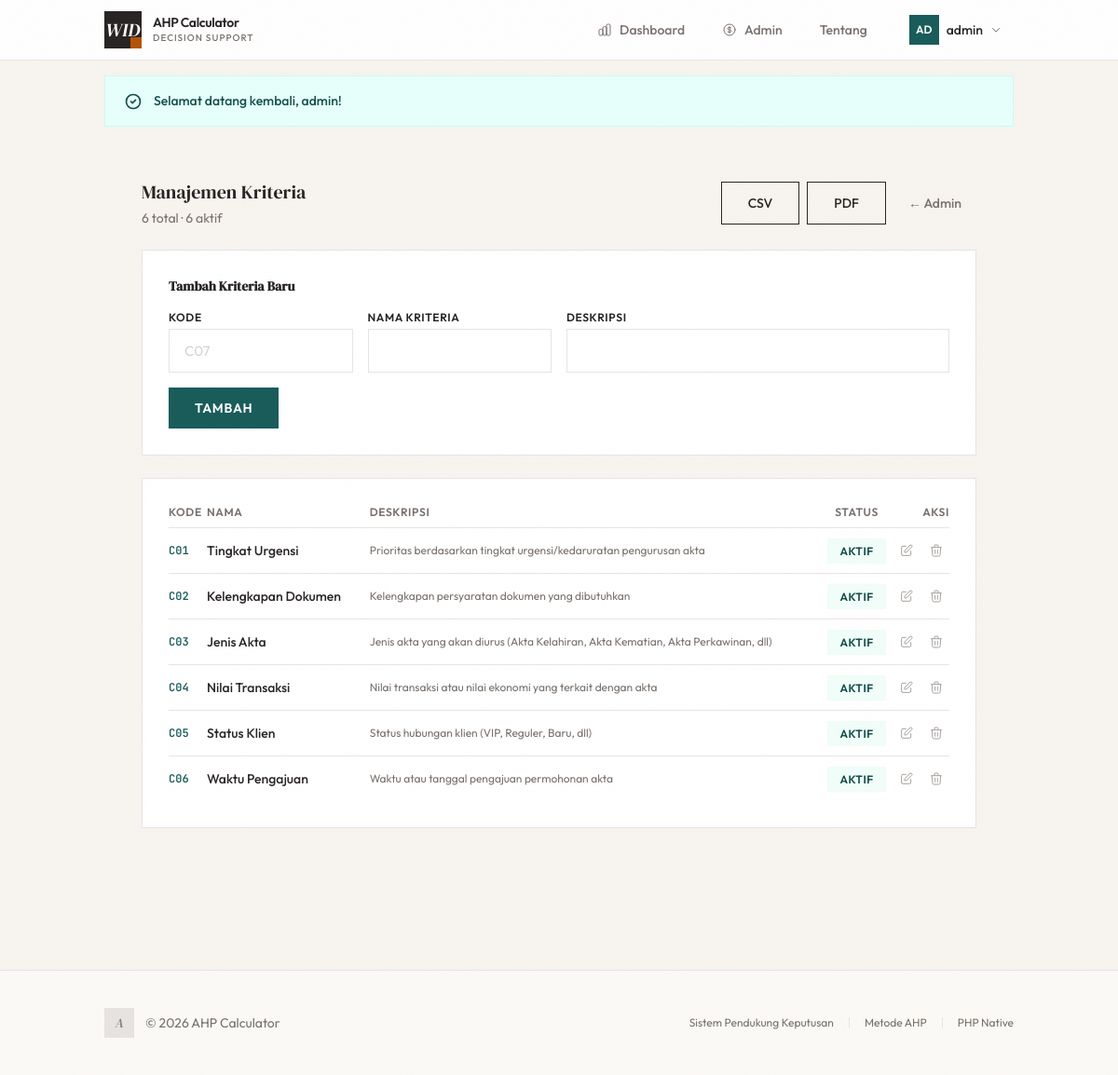
Screenshot of /?page=admin-criteria (signed in) with the database file from the repository.
### tables this page shows
CREATE TABLE `users` (
  `id` int NOT NULL,
  `username` varchar(50) NOT NULL,
  `email` varchar(100) NOT NULL,
  `password_hash` varchar(255) NOT NULL,
  `role` enum('super_admin','user') NOT NULL DEFAULT 'user',
  `is_active` tinyint(1) DEFAULT '1',
  `last_login` timestamp NULL DEFAULT NULL,
  `created_at` timestamp NULL DEFAULT CURRENT_TIMESTAMP,
  `updated_at` timestamp NULL DEFAULT CURRENT_TIMESTAMP ON UPDATE CURRENT_TIMESTAMP
);

CREATE TABLE `criteria` (
  `id` int NOT NULL,
  `code` varchar(10) NOT NULL,
  `name` varchar(100) NOT NULL,
  `description` text,
  `is_active` tinyint(1) DEFAULT '1',
  `created_at` timestamp NULL DEFAULT CURRENT_TIMESTAMP
);

### db_helpers.php (called while the page is built, shortened)
<?php
function isLoggedIn()
{
    return isset($_SESSION["user_id"]) && $_SESSION["user_id"] > 0;
}
function isSuperAdmin()
{
    return isset($_SESSION["user_role"]) &&
        $_SESSION["user_role"] === "super_admin";
}
function getCurrentUser()
{
    $db = Database::getInstance();
    try {
        $user = $db->getRow(
            "SELECT id, username, email, role, is_active, last_login, created_at FROM users WHERE id = ?",
            [$_SESSION["user_id"]],
        );
    } catch (Exception $e) {
        $user = $db->getRow(
            "SELECT id, username, email, created_at FROM users WHERE id = ?",
            [$_SESSION["user_id"]],
        );
        if ($user) {
            $user["role"] = "user";
            $user["is_active"] = 1;
            $user["last_login"] = null;
        }
    }
    return $user;
}
function dbGetAllCriteria()
{
    $db = Database::getInstance();
    return $db->getRows("SELECT * FROM criteria ORDER BY code ASC");
}
function dbGetCriteriaStats()
{
    $db = Database::getInstance();
    return [
        "total" => $db->getValue("SELECT COUNT(*) FROM criteria"),
        "active" => $db->getValue(
            "SELECT COUNT(*) FROM criteria WHERE is_active = TRUE",
        ),
        "inactive" => $db->getValue(
            "SELECT COUNT(*) FROM criteria WHERE is_active = FALSE",
        ),
        "used_in_analyses" => $db->getValue(
            "SELECT COUNT(DISTINCT analysis_id) FROM comparisons WHERE type = 'criteria'",
        ),
    ];
}
function dbEnsureSettingsTable()
{
    static $ensured = false;
    if ($ensured) return;
    try {
        $ensured = true;
    } catch (Exception $e) {}
}
function dbGetSetting($key, $default = '')
{
    try {
        $db = Database::getInstance();
        $val = $db->getValue("SELECT setting_value FROM settings WHERE setting_key = ?", [$key]);
        if ($val !== null) return $val;
    } catch (Exception $e) {}
    $defaults = [
        'app_name' => APP_NAME,
        'app_institution' => APP_INSTITUTION,
        'app_logo_text' => 'A',
        'app_logo_url' => '',
        'report_signer_title' => 'Hormat Kami,',
        'report_signer_name' => 'Widya Corietania Basri, S.H., M.Kn.',
        'report_header_align' => 'center',
    ];
    return $defaults[$key] ?? $default;
}

### database.php (called while the page is built, shortened)
<?php
class Database {
    private static $instance = null;
    private $conn;
    private $host;
    private $user;
    private $pass;
    private $dbname;
    private $port;
    private function __construct() {
        $this->host = DB_HOST;
        $this->user = DB_USER;
        $this->pass = DB_PASS;
        $this->dbname = DB_NAME;
        $this->port = DB_PORT;
    }
    private function connect() {
        $this->conn = new mysqli($this->host, $this->user, $this->pass, $this->dbname, $this->port);
        $this->conn->set_charset("utf8mb4");
    }
    public static function getInstance() {
        if (self::$instance === null) {
            self::$instance = new self();
        }
        return self::$instance;
    }
    public function query($sql, $params = []) {
        if (empty($params)) {
            $result = $this->conn->query($sql);
            return $result;
        }
        $stmt = $this->conn->prepare($sql);
        if (!empty($params)) {
            $types = '';
            $values = [];
            foreach ($params as $param) {
                if (is_int($param)) {
                    $types .= 'i';
                } elseif (is_float($param)) {
                    $types .= 'd';
                } elseif (is_null($param)) {
                    $types .= 's';
                } else {
                    $types .= 's';
                }
                $values[] = $param;
            }
            $stmt->bind_param($types, ...$values);
        }
        $stmt->execute();
        $result = $stmt->get_result();
        return $result;
    }
    public function getRow($sql, $params = []) {
        $result = $this->query($sql, $params);
        if ($result instanceof mysqli_result) {
            return $result->fetch_assoc();
        }
        return null;
    }
    public function getRows($sql, $params = []) {
        $result = $this->query($sql, $params);
        if ($result instanceof mysqli_result) {
            return $result->fetch_all(MYSQLI_ASSOC);
        }
        return [];
    }
    public function getValue($sql, $params = []) {
        $row = $this->getRow($sql, $params);
        if ($row) {
            return reset($row);
        }
        return null;
    }
}

### views/admin-criteria.php (the view, shortened to what this page needs)
<?php
$criteriaList = dbGetAllCriteria();
$stats = dbGetCriteriaStats();
$editItem = null;
?>
<div class="fade-in max-w-4xl mx-auto">
    <div class="flex flex-col sm:flex-row items-start sm:items-center justify-between gap-4 mb-6">
        <div>
            <h1 class="text-xl font-display text-ink">Manajemen Kriteria</h1>
            <p class="text-sm text-ink-muted mt-1"><?= $stats['total'] ?> total · <?= $stats['active'] ?> aktif</p>
        </div>
        <div class="flex gap-2">
            <a href="export.php?type=criteria" class="btn-secondary text-sm">CSV</a>
            <a href="report.php?type=criteria" target="_blank" class="btn-secondary text-sm">PDF</a>
            <a href="?page=admin-dashboard" class="btn-ghost text-sm">← Admin</a>
        </div>
    </div>
    <div class="card border-border mb-6">
        <h2 class="text-sm font-semibold text-ink mb-4"><?= $editItem ? 'Edit Kriteria' : 'Tambah Kriteria Baru' ?></h2>
        <form method="POST" class="grid grid-cols-1 sm:grid-cols-2 lg:grid-cols-4 gap-4">
            <div>
                <label class="block text-xs font-semibold uppercase tracking-wider text-ink mb-1">Kode</label>
                <input type="text" name="code" required class="input-field text-sm font-mono" value="<?= $editItem ? htmlspecialchars($editItem['code']) : '' ?>" placeholder="C07">
            </div>
            <div>
                <label class="block text-xs font-semibold uppercase tracking-wider text-ink mb-1">Nama Kriteria</label>
                <input type="text" name="name" required class="input-field text-sm" value="<?= $editItem ? htmlspecialchars($editItem['name']) : '' ?>">
            </div>
            <div class="sm:col-span-2">
                <label class="block text-xs font-semibold uppercase tracking-wider text-ink mb-1">Deskripsi</label>
                <input type="text" name="description" class="input-field text-sm" value="<?= $editItem ? htmlspecialchars($editItem['description'] ?? '') : '' ?>">
            </div>
            <div class="flex items-end gap-2">
                <?php if ($editItem): ?>
                <div>
                    <label class="block text-xs font-semibold uppercase tracking-wider text-ink mb-1">Status</label>
                    <select name="is_active" class="input-field text-sm">
                        <option value="1" <?= $editItem['is_active'] ? 'selected' : '' ?>>Aktif</option>
                        <option value="0" <?= !$editItem['is_active'] ? 'selected' : '' ?>>Nonaktif</option>
                    </select>
                </div>
                <button type="submit" class="btn-primary text-sm py-2.5 cursor-pointer">Update</button>
                <a href="?page=admin-criteria" class="btn-ghost text-sm py-2.5">Batal</a>
                <?php else: ?>
                <button type="submit" class="btn-primary text-sm py-2.5 cursor-pointer">Tambah</button>
                <?php endif; ?>
            </div>
        </form>
    </div>
    <div class="card border-border">
        <div class="overflow-x-auto">
            <table class="w-full text-sm">
                <thead>
                    <tr class="border-b border-border">
                        <th class="text-left pb-2 font-semibold text-ink-muted text-xs uppercase tracking-wider">Kode</th>
                        <th class="text-left pb-2 font-semibold text-ink-muted text-xs uppercase tracking-wider">Nama</th>
                        <th class="text-left pb-2 font-semibold text-ink-muted text-xs uppercase tracking-wider">Deskripsi</th>
                        <th class="text-center pb-2 font-semibold text-ink-muted text-xs uppercase tracking-wider">Status</th>
                        <th class="text-right pb-2 font-semibold text-ink-muted text-xs uppercase tracking-wider">Aksi</th>
                    </tr>
                </thead>
                <tbody class="divide-y divide-border">
                    <?php foreach ($criteriaList as $c): ?>
                    <tr class="hover:bg-paper transition-colors">
                        <td class="py-2.5 pr-4 font-mono text-xs font-bold text-teal"><?= htmlspecialchars($c['code']) ?></td>
                        <td class="py-2.5 pr-4 font-medium text-ink"><?= htmlspecialchars($c['name']) ?></td>
                        <td class="py-2.5 pr-4 text-ink-muted text-xs"><?= htmlspecialchars($c['description'] ?? '-') ?></td>
                        <td class="py-2.5 text-center">
                            <span class="badge text-[10px] <?= $c['is_active'] ? 'bg-teal-xlight text-teal-dark border-teal-light' : 'bg-rose-lighter text-rose border-rose-light' ?>">
                                <?= $c['is_active'] ? 'Aktif' : 'Nonaktif' ?>
                            </span>
                        </td>
                        <td class="py-2.5 text-right">
                            <div class="flex items-center justify-end gap-1">
                                <a href="?page=admin-criteria&edit=<?= $c['id'] ?>" class="p-1.5 text-ink-light hover:text-teal transition-colors" title="Edit">
                                    <svg class="w-4 h-4" fill="none" stroke="currentColor" viewBox="0 0 24 24"><path stroke-linecap="round" stroke-linejoin="round" stroke-width="1.5" d="M11 5H6a2 2 0 00-2 2v11a2 2 0 002 2h11a2 2 0 002-2v-5m-1.414-9.414a2 2 0 112.828 2.828L11.828 15H9v-2.828l8.586-8.586z"/></svg>
                                </a>
                                <form method="POST" class="m-0" onsubmit="return confirm('Hapus kriteria <?= htmlspecialchars($c['name']) ?>?')">
                                    <button type="submit" class="p-1.5 text-ink-light hover:text-rose transition-colors cursor-pointer" title="Hapus">
                                        <svg class="w-4 h-4" fill="none" stroke="currentColor" viewBox="0 0 24 24"><path stroke-linecap="round" stroke-linejoin="round" stroke-width="1.5" d="M19 7l-.867 12.142A2 2 0 0116.138 21H7.862a2 2 0 01-1.995-1.858L5 7m5 4v6m4-6v6m1-10V4a1 1 0 00-1-1h-4a1 1 0 00-1 1v3M4 7h16"/></svg>
                                    </button>
                                </form>
                            </div>
                        </td>
                    </tr>
                    <?php endforeach; ?>
                </tbody>
            </table>
        </div>
    </div>
</div>

### views/header.php (shortened to what this page needs)
<!DOCTYPE html>
<html lang="id">
<head>
    <script src="assets/js/tailwindcss.js"></script>
    <link rel="stylesheet" href="assets/css/fonts.css">
</head>
<body>
    <nav class="sticky top-0 z-50 bg-white/90 backdrop-blur-md border-b border-border">
        <div class="max-w-5xl mx-auto px-4 sm:px-6">
            <div class="flex items-center justify-between h-16">
                <?php
                $navLogoUrl = dbGetSetting('app_logo_url');
                $navLogoText = dbGetSetting('app_logo_text', 'A');
                ?>
                <a href="?page=home" class="flex items-center gap-3 group">
                    <?php if (!empty($navLogoUrl)): ?>
                    <img src="<?= htmlspecialchars($navLogoUrl) ?>" alt="Logo" class="w-10 h-10 object-contain">
                    <?php else: ?>
                    <div class="w-10 h-10 bg-ink flex items-center justify-center relative overflow-hidden">
                        <span class="text-white font-display text-xl italic leading-none relative z-10"><?= htmlspecialchars($navLogoText) ?></span>
                        <div class="absolute bottom-0 right-0 w-3 h-3 bg-gold"></div>
                    </div>
                    <?php endif; ?>
                    <div class="flex flex-col">
                        <span class="text-sm font-semibold text-ink leading-tight tracking-tight"><?= htmlspecialchars(dbGetSetting('app_name', APP_NAME)) ?></span>
                        <span class="text-[10px] text-ink-muted uppercase tracking-widest font-medium">Decision Support</span>
                    </div>
                </a>
                <div class="flex items-center gap-1 sm:gap-2">
                    <a href="?page=dashboard"
                       class="btn-ghost text-xs sm:text-sm hidden sm:inline-flex">
                        Dashboard
                    </a>
                    <?php if (isSuperAdmin()): ?>
                    <a href="?page=admin-dashboard"
                       class="btn-ghost text-xs sm:text-sm">
                        Admin
                    </a>
                    <?php endif; ?>
                    <a href="?page=about"
                       class="btn-ghost text-xs sm:text-sm hidden sm:inline-flex">
                        Tentang
                    </a>
                    <?php if (isLoggedIn()):
                        $currentUser = getCurrentUser();
                    ?>
                    <div class="relative group ml-1 sm:ml-2">
                        <div class="flex items-center gap-2 px-3 py-1.5 border border-transparent group-hover:border-border cursor-pointer transition-all">
                            <div class="w-8 h-8 bg-teal flex items-center justify-center">
                                <span class="text-white text-xs font-semibold">
                                    <?= strtoupper(substr($currentUser['username'] ?? 'U', 0, 2)) ?>
                                </span>
                            </div>
                            <span class="text-sm font-medium text-ink hidden sm:inline">
                                <?= htmlspecialchars($currentUser['username'] ?? '-') ?>
                            </span>
                            <svg class="w-3 h-3 text-ink-muted group-hover:rotate-180 transition-transform" fill="none" stroke="currentColor" viewBox="0 0 24 24">
                                <path stroke-linecap="round" stroke-linejoin="round" stroke-width="2" d="M19 9l-7 7-7-7"/>
                            </svg>
                        </div>
                    </div>
                    <?php endif; ?>
                </div>
            </div>
        </div>
    </nav>
    <?php if (isset($_SESSION['flash_message'])): ?>
    <div class="max-w-5xl mx-auto px-4 sm:px-6 pt-4">
        <div class="flash-message flash-<?= $_SESSION['flash_type'] === 'error' ? 'error' : 'success' ?> fade-in">
            <div class="flex items-center gap-3">
                <?php if ($_SESSION['flash_type'] === 'error'): ?>
                <svg class="w-5 h-5 flex-shrink-0" fill="none" stroke="currentColor" viewBox="0 0 24 24">
                    <path stroke-linecap="round" stroke-linejoin="round" stroke-width="2" d="M12 8v4m0 4h.01M21 12a9 9 0 11-18 0 9 9 0 0118 0z"/>
                </svg>
                <?php else: ?>
                <svg class="w-5 h-5 flex-shrink-0" fill="none" stroke="currentColor" viewBox="0 0 24 24">
                    <path stroke-linecap="round" stroke-linejoin="round" stroke-width="2" d="M9 12l2 2 4-4m6 2a9 9 0 11-18 0 9 9 0 0118 0z"/>
                </svg>
                <?php endif; ?>
                <span><?= htmlspecialchars($_SESSION['flash_message']) ?></span>
            </div>
        </div>
    </div>
    <?php unset($_SESSION['flash_message'], $_SESSION['flash_type']); endif; ?>
    <main class="max-w-5xl mx-auto px-4 sm:px-6 py-10 sm:py-14">

### rows the page displays
users: username "AD", username "admin"
criteria: code "C01", name "Tingkat Urgensi", description "Prioritas berdasarkan tingkat urgensi/kedaruratan pengurusan akta", is_active "AKTIF"
criteria: code "C02", name "Kelengkapan Dokumen", description "Kelengkapan persyaratan dokumen yang dibutuhkan", is_active "AKTIF"
criteria: code "C03", name "Jenis Akta", description "Jenis akta yang akan diurus (Akta Kelahiran, Akta Kematian, Akta Perkawinan, dll)", is_active "AKTIF"
criteria: code "C04", name "Nilai Transaksi", description "Nilai transaksi atau nilai ekonomi yang terkait dengan akta", is_active "AKTIF"
criteria: code "C05", name "Status Klien", description "Status hubungan klien (VIP, Reguler, Baru, dll)", is_active "AKTIF"
criteria: code "C06", name "Waktu Pengajuan", description "Waktu atau tanggal pengajuan permohonan akta", is_active "AKTIF"

### other values shown
$navLogoText "WID"
dbGetSetting('app_name', APP_NAME) "AHP Calculator"
$_SESSION['flash_message'] "Selamat datang kembali, admin!"
$stats['total'] "6"
$stats['active'] "6"
